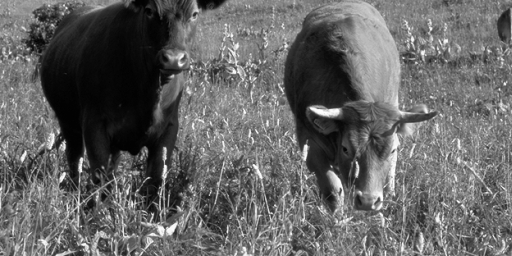
#> input picture fixed version/natIMG.jpg, 512 x 256 px
$ jupyter execute --allow-errors the_fix.ipynb
#> lines starting #> are read from the running program, lines starting #| are printed output that depends on the picture
# Exercise sheet 1
## 1.1 Scatter and Line Plots

[cell 1]
import numpy as np
import matplotlib.pyplot as plt
import pandas

data = pandas.read_csv("expDat.txt", sep=",", index_col=0)
#> (reads fixed version/expDat.txt from the repository)

data.plot(figsize=(10,10))
plt.title("Line plot")
plt.xlabel("Time index")
plt.ylabel("Observation index")
plt.show()
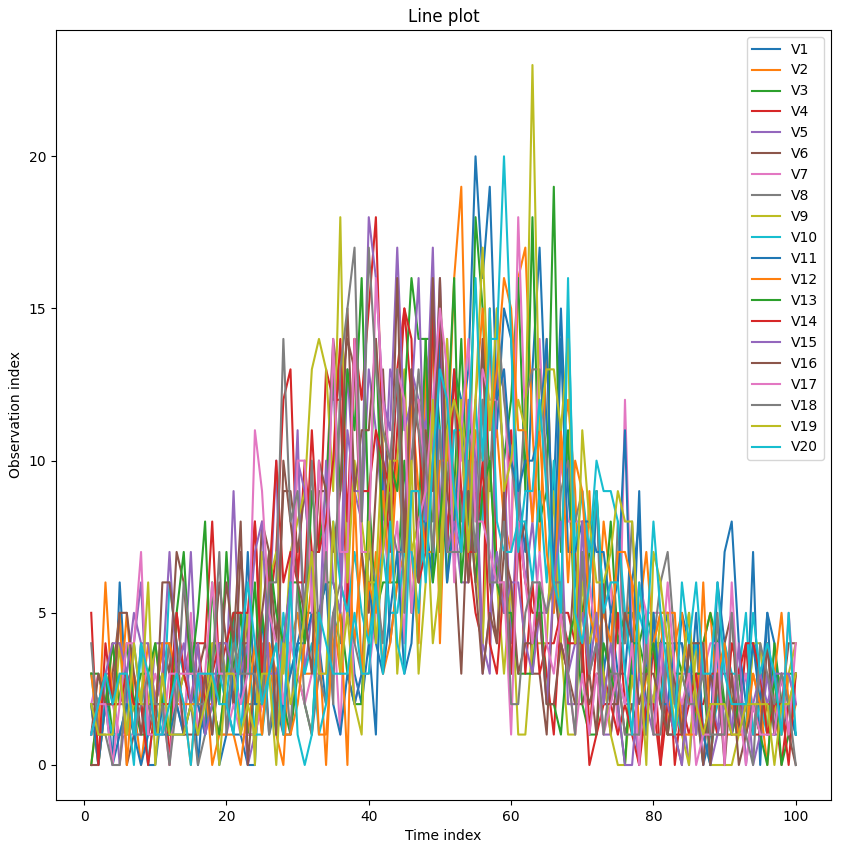
#> figure drawn by matplotlib, 1 panel; curve peaks at x = 64, y = 17; curve peaks at x = 62, y = 17; curve peaks at x = 66, y = 19

[cell 2]
from pandas.tools.plotting import scatter_matrix

#> (the rest of this cell did not finish here and is left out)

## 1.2 Plotting 3d

[cell 3]
#textarray = np.genfromtxt("pca-data-3d.txt", delimiter=",", skip_header=1)
#np.reshape(textarray, textarray.shape + (1,))


from pandas.tools.plotting import scatter_matrix
data = pandas.read_csv("pca-data-3d.txt", sep=",", index_col=0)
#> (reads fixed version/pca-data-3d.txt from the repository)

scatter_matrix(data, alpha=0.2, figsize=(6,6), diagonal='kde')
#> (this line was passed over: pandas is not available in this run)

plt.show()

[cell 4]
from matplotlib import pyplot
from mpl_toolkits.mplot3d import Axes3D


fig = pyplot.figure()
ax = Axes3D(fig)
txt = np.genfromtxt("pca-data-3d.txt", delimiter=",", skip_header=1)
np.reshape(txt, txt.shape + (1,))
ax.scatter(txt[:, [0]], txt[:, [1]], txt[:, [2]], s=50)
plt.show()

We can observe that the points describe a plane wave.

## 1.3 Data Processing: Image data

[cell 5]
#a
from PIL import Image
im = Image.open("natIMG.jpg")
#> im is the input picture: PIL image 512x256 L; min 0, max 255, mean 100.6
im = np.asarray(im.convert('L'))
#b
plt.imshow(im, cmap='gray')
plt.show()

[cell 6]
f, axes = plt.subplots(10,10, figsize=(10,10))
f2, axes2 = plt.subplots(10,10, figsize=(10,10))
for i in range(0,10):
    for j in range(0,10):
        y = np.random.randint(0,502)
        x = np.random.randint(0,246)
        slice = im[x:x+10,y:y+10]
        axes[i,j].imshow(slice,  cmap='gray')
        axes2[i,j].imshow(slice,  cmap='Greys')
plt.show()
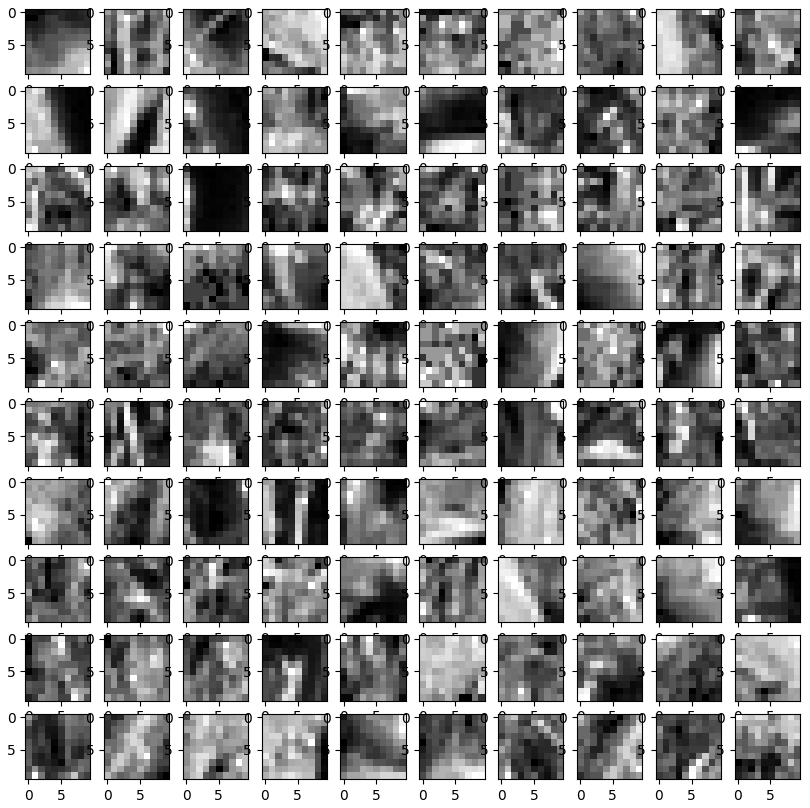
#> figure drawn by matplotlib, 100 panels
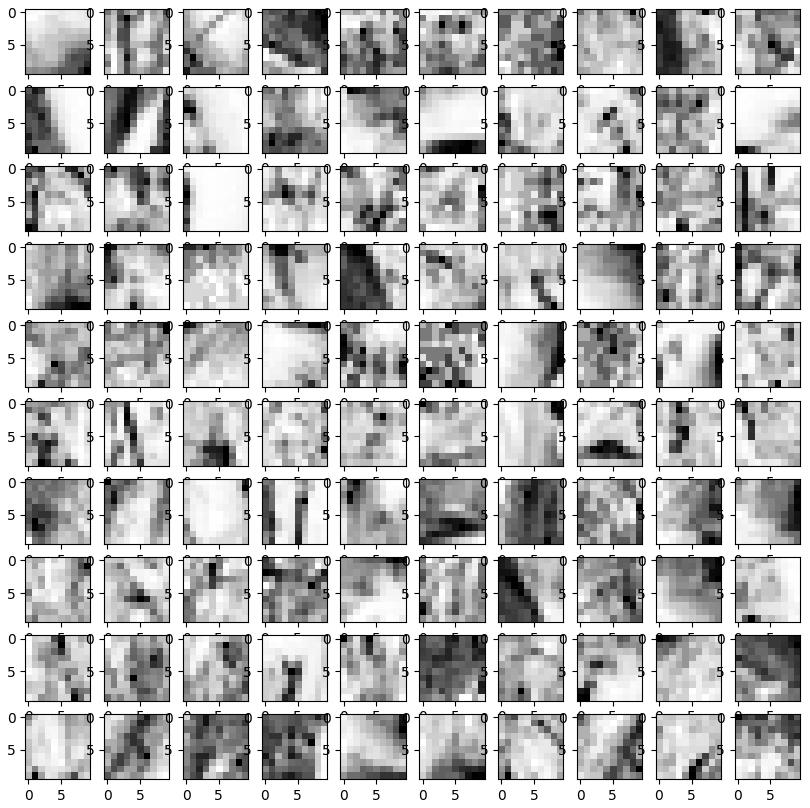
#> figure drawn by matplotlib, 100 panels
